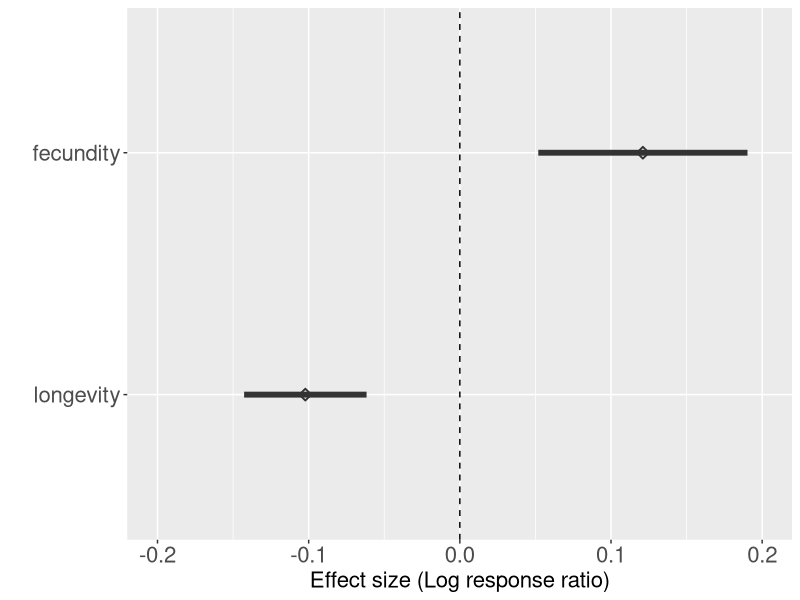

Write R code to recreate this figure.
library(tidyverse)

options(digits = 2)

My_Theme = theme(
  axis.title.x = element_text(size = 16),
  axis.text.x = element_text(size = 16),
  axis.title.y = element_text(size = 16), 
  axis.text.y = element_text(size = 16))


### SCRIPT FOR GENERATING A CLEAN LONGEVITY DATA SET
long_data <- read.csv("polyandry_meta_full_dataset.csv") %>% 
            filter(is.na(con_long) == F & is.na(exp_long) ==F) %>% # remove rows with no longevity data
            select(-con_fecund, -con_fecund_SD, -exp_fecund, -exp_fecund_SD, 
                   -con_fert, -con_fert_SD, -exp_fert, -exp_fert_SD)

write.csv(long_data, "long_data.csv")

### SCRIPT FOR GENERATING A CLEAN FECUNDITY DATA SET
fecund_data <- read.csv("polyandry_meta_full_dataset.csv") %>%
               filter(!(is.na(con_fecund) == T & is.na(con_fert) == T)) %>% # remove rows with no fecundity data
               select(-con_long, -con_long_SD, -exp_long, -exp_long_SD)

write.csv(fecund_data, "fecund_data.csv")


### GLOBAL EFFECT SIZE PLOT
global_results <- read.csv("global_model_results.csv")

global_results$fitness_metric <- factor(global_results$fitness_metric, levels = c("longevity", "fecundity"))

ggplot(data = global_results, aes(x = estimate, y = fitness_metric)) + My_Theme + 
  xlab("Effect size (Log response ratio)") + ylab("") + theme(legend.position = "none") + 
  geom_vline(xintercept = 0, linetype = 2) +
  geom_pointrange(data = global_results, aes(x = estimate, xmin = ci.lb, xmax = ci.ub), color = "grey20", 
                  lwd = 2, fatten = 5, shape = 23) + xlim(-0.2, 0.2)
